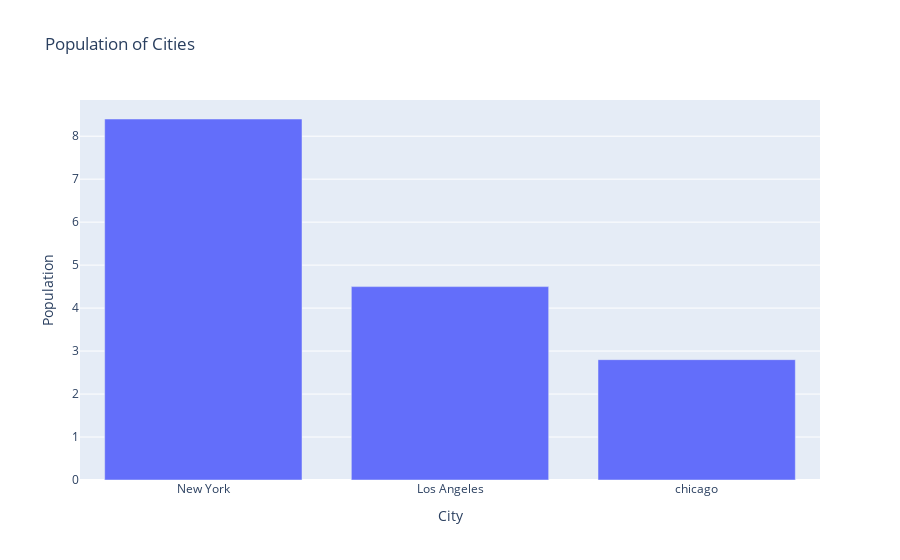

Write notebook code for a chart like this one.
### Code cell
import plotly.express as px

data = {'City':['New York','Los Angeles','chicago'],
        'Population':[8.4,4.5,2.8]}

df = pd.DataFrame(data)
fig = px.bar(df, x='City',y='Population',title='Population of Cities')
fig.show()

### Figure 1 — Plotly figure (JSON) as saved in the notebook; plotly's stock layout.template omitted (floating-point values rounded to 4 significant figures)
{"data": [{"alignmentgroup": "True", "hovertemplate": "City=%{x}<br>Population=%{y}<extra></extra>", "legendgroup": "", "marker": {"color": "#636efa", "pattern": {"shape": ""}}, "name": "", "offsetgroup": "", "orientation": "v", "showlegend": false, "textposition": "auto", "type": "bar", "x": ["New York", "Los Angeles", "chicago"], "xaxis": "x", "y": [8.4, 4.5, 2.8], "yaxis": "y"}], "layout": {"barmode": "relative", "legend": {"tracegroupgap": 0}, "title": {"text": "Population of Cities"}, "xaxis": {"anchor": "y", "domain": [0, 1], "title": {"text": "City"}}, "yaxis": {"anchor": "x", "domain": [0, 1], "title": {"text": "Population"}}}}
